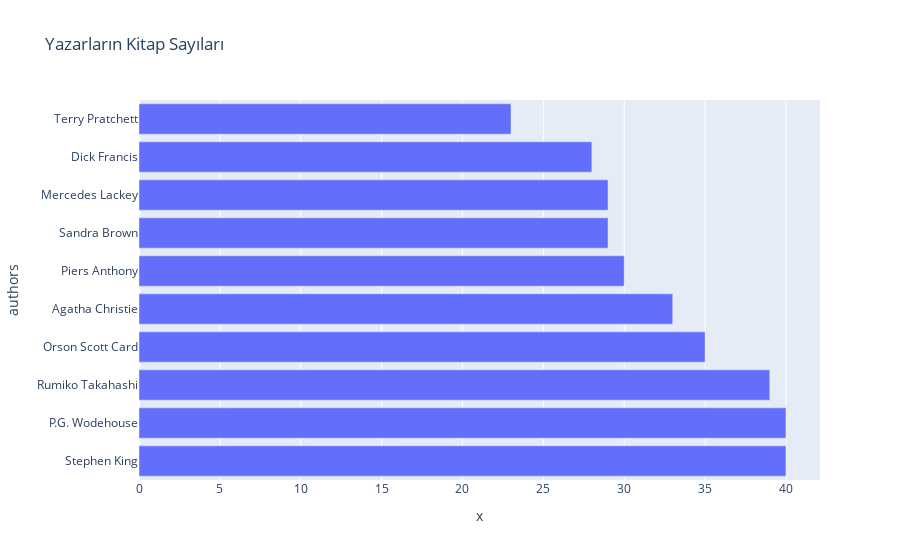

Notebook source saved alongside this figure:
### Code cell
# En çok kitabı olan yazarlar
top_authors = df['authors'].value_counts().head(10)
px.bar(top_authors, x=top_authors.values, y=top_authors.index, title='Yazarların Kitap Sayıları')

### Figure 1 — Plotly figure (JSON) as saved in the notebook; plotly's stock layout.template omitted (floating-point values rounded to 4 significant figures)
{"data": [{"alignmentgroup": "True", "hovertemplate": "x=%{x}<br>authors=%{y}<extra></extra>", "legendgroup": "", "marker": {"color": "#636efa", "pattern": {"shape": ""}}, "name": "", "offsetgroup": "", "orientation": "h", "showlegend": false, "textposition": "auto", "type": "bar", "x": [40, 40, 39, 35, 33, 30, 29, 29, 28, 23], "xaxis": "x", "y": ["Stephen King", "P.G. Wodehouse", "Rumiko Takahashi", "Orson Scott Card", "Agatha Christie", "Piers Anthony", "Sandra Brown", "Mercedes Lackey", "Dick Francis", "Terry Pratchett"], "yaxis": "y"}], "layout": {"autosize": true, "barmode": "relative", "legend": {"tracegroupgap": 0}, "title": {"text": "Yazarların Kitap Sayıları"}, "xaxis": {"anchor": "y", "autorange": true, "domain": [0, 1], "range": [0, 42.11], "title": {"text": "x"}, "type": "linear"}, "yaxis": {"anchor": "x", "autorange": true, "domain": [0, 1], "range": [-0.5, 9.5], "title": {"text": "authors"}, "type": "category"}}}
